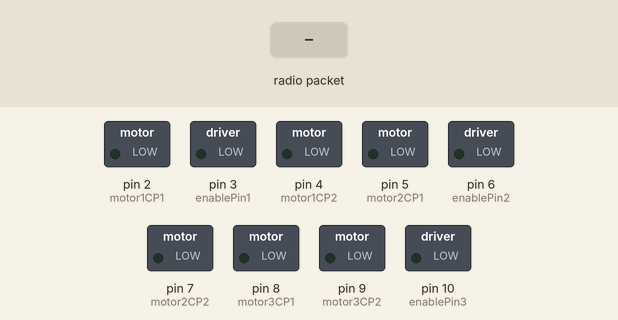
Recording of a sketch running on a simulated Arduino Uno, built with avr-gcc and run on an emulated ATmega328P. On the bench: switched loads named in the sketch (green lamp = pin HIGH). The inputs (shaded band) are chosen by the test bench. No radio packets arrive unless stated.

Above: at 1.2 s.
1.3 s: radio packet "1" arrives
At 1.9 s:
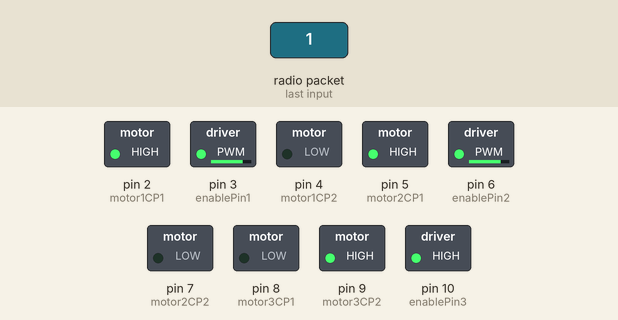
Timing chart, 0 to 4.3 s (numbered marks = the images above; inputs shaded):
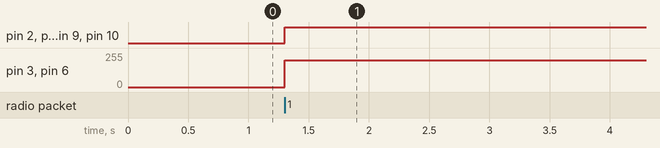

Measured:
- after the input at 1.3 s, pin 2 (motor1CP1), pin 5 (motor2CP1), pin 9 (motor3CP2), pin 10 (enablePin3): LOW → HIGH at once; pin 3 (enablePin1), pin 6 (enablePin2): 0/255 → 200/255 at once

The sketch:

AttackerMotorControl.ino
```cpp
// RF LINK RECEIVER CODE
#include <VirtualWire.h>

#define DEADBAND 20
#define ymax 90
#define ymin -90
#define xmax 90
#define xmin -90

//Define Pins
const int enablePin1 =3;
const int motor1CP1 = 2;
const int motor1CP2 = 4;
const int enablePin2 = 6;
const int motor2CP1 = 5;
const int motor2CP2 = 7;
const int enablePin3 = 10;
const int motor3CP1 = 8;
const int motor3CP2 = 9;
const int rxPin = 11;

//Define States
int xval;
int yval;
int zbut;
int cbut;
int cnt = 0;

void setup()
{
  pinMode(enablePin1, OUTPUT);
  pinMode(motor1CP1, OUTPUT);
  pinMode(motor1CP2, OUTPUT);
  pinMode(enablePin2, OUTPUT);
  pinMode(motor2CP1, OUTPUT);
  pinMode(motor2CP2, OUTPUT);
  pinMode(enablePin3, OUTPUT);
  pinMode(motor3CP1, OUTPUT);
  pinMode(motor3CP2, OUTPUT);
  digitalWrite(enablePin1, LOW);
  digitalWrite(enablePin2, LOW);
  digitalWrite(enablePin3, LOW);

  //Initialize the IO and ISR
  vw_set_ptt_inverted(true); // Required for DR3100
  vw_setup(2000);	    // Bits per sec
  vw_set_rx_pin(rxPin);         //Pin 2 is connected to "Digital Output" of receiver
  vw_rx_start();           // Start the receiver PLL running

}

void loop()
{

  //Set buffer array based on max message length
  uint8_t buf[VW_MAX_MESSAGE_LEN];

  //Set variable to indicate buffer length
  uint8_t buflen = VW_MAX_MESSAGE_LEN;

  if (vw_get_message(buf, &buflen)) // Non-blocking
  {
    cnt = 0;
    // Flash status LED to show received data
    xval = (buf[1]<<8)+buf[0];
    yval = (buf[3]<<8)+buf[2];
    zbut = (buf[5]<<8)+buf[4];
    cbut = (buf[7]<<8)+buf[6];

    moveDifferential(map(xval,30,220,-100,100),map(yval,30,220,-100,100));
    startSpinFeeder(zbut, cbut);
  }
  else {
    cnt++;
    if (cnt>100000) {
      moveDifferential(0,0);
      startSpinFeeder(1,1);
    }
  }
}

void startSpinFeeder(int zbut, int cbut) {
  int spinFeederSpeed = 255;
  if (zbut==0) {
    digitalWrite(motor3CP1, LOW);
    digitalWrite(motor3CP2, HIGH);
    analogWrite(enablePin3, spinFeederSpeed);
  }
  else if (cbut==0) {
    digitalWrite(motor3CP1, HIGH);
    digitalWrite(motor3CP2, LOW);
    analogWrite(enablePin3, spinFeederSpeed);
  }
  else {
    spinFeederSpeed = 0;
  }
    analogWrite(enablePin3, spinFeederSpeed);
}

void moveDifferential(int xdir, int ydir) {
  int driveMotorSpeed = 200;
  if (ydir>=ymax) {
    moveForward();
  }
  else if (ydir<=ymin) {
    moveBackward();
  }
  else if (xdir>=xmax) {
    moveRight();
  }
  else if (xdir<=xmin) {
    moveLeft();
  }
  else {
    driveMotorSpeed=0;
  }
  analogWrite(enablePin2, driveMotorSpeed);
  analogWrite(enablePin1, driveMotorSpeed);
}

int deadBandFilter(int value) {
  if(value > -DEADBAND && value < DEADBAND) {
    value = 0;
  }
  else {
    if(value > 0) {
      value = value - DEADBAND * 100 / (100-DEADBAND);
    }
    else {
      value = value + DEADBAND * 100 / (100-DEADBAND);
    }
  }
return value;
}

void moveForward() {
  digitalWrite(motor1CP1, LOW);
  digitalWrite(motor1CP2, HIGH);
  digitalWrite(motor2CP1, LOW);
  digitalWrite(motor2CP2, HIGH);

}

void moveBackward() {
  digitalWrite(motor1CP1, HIGH);
  digitalWrite(motor1CP2, LOW);
  digitalWrite(motor2CP1, HIGH);
  digitalWrite(motor2CP2, LOW);

}

void moveLeft() {
  digitalWrite(motor1CP1, HIGH);
  digitalWrite(motor1CP2, LOW);
  digitalWrite(motor2CP1, LOW);
  digitalWrite(motor2CP2, HIGH);
}

void moveRight() {
  digitalWrite(motor1CP1, LOW);
  digitalWrite(motor1CP2, HIGH);
  digitalWrite(motor2CP1, HIGH);
  digitalWrite(motor2CP2, LOW);
}
```
